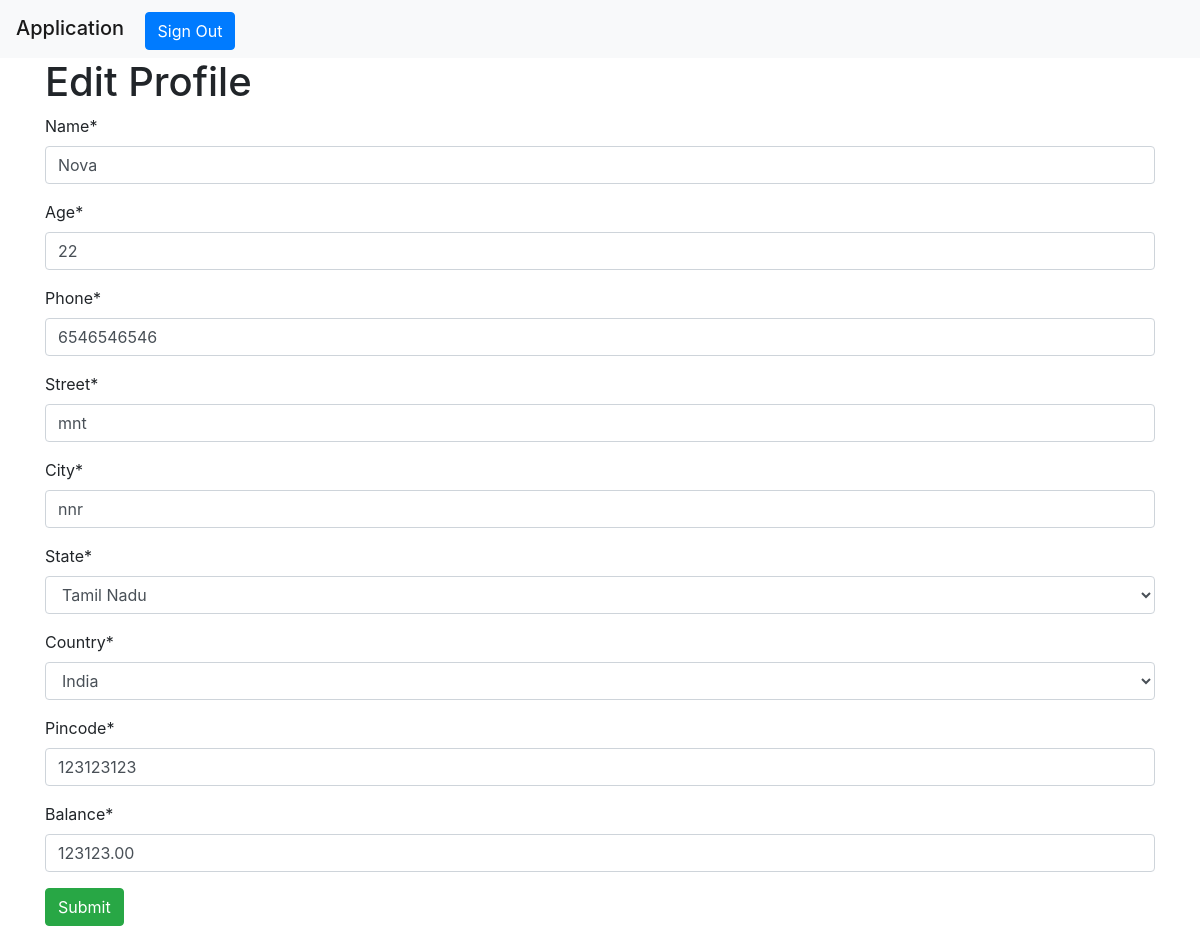
Screenshot of /edit/ (signed in) with the database file from the repository.
### customer/models.py (models this page shows, shortened)
class customer(models.Model):
    user = models.OneToOneField(User, on_delete=models.CASCADE)
    name = models.CharField(max_length=256, null=True)
    age = models.PositiveIntegerField()
    phone = models.CharField(null=True, max_length=15)
    street = models.CharField(max_length=256, null=True)
    city = models.CharField(max_length=128, null=True)
    state = models.CharField(max_length=128, choices=state_choice, null=True)
    country = models.CharField(max_length=128, choices=country_choice, null=True)
    pincode = models.IntegerField(null=True)
    balance = models.DecimalField(
        max_digits=10, decimal_places=2, verbose_name="Balance"
    )
    account_number = models.CharField(
        max_length=128, editable=False, default=uuid.uuid4
    )

### customer/views.py (the view, shortened to what this page needs)
# urls.py: url(r"^edit/$", edit, name="edit"),
def edit(request):
    user = get_object_or_404(User, username=request.user.username)
    Customer = get_object_or_404(customer, user=user)
    form = customer_details_form(request.POST or None, instance=Customer)
    return render(request, "edit.html", {"form": form})

### customer/forms.py
class customer_details_form(forms.ModelForm):
    class Meta:
        model = customer
        fields = [
            "name",
            "age",
            "phone",
            "street",
            "city",
            "state",
            "country",
            "pincode",
            "balance",
        ]
        exclude = ("user",)

### customer/templates/edit.html (shortened to what this page needs)
<!DOCTYPE html>
{% extends 'base.html' %} {% load crispy_forms_tags %}
    {% block content %}
    <div class="container">
      <h1>Edit Profile</h1>
      <form method="POST">
        {% csrf_token %} {{ form | crispy }}
        <button class="btn btn-success" type="submit">Submit</button>
      </form>
    </div>
    {% endblock content %}

### rows the page displays
customer: name "Nova", age "22", phone "6546546546", street "mnt", city "nnr", state "Tamil Nadu", country "India", pincode "123123123", balance "123123.00"
